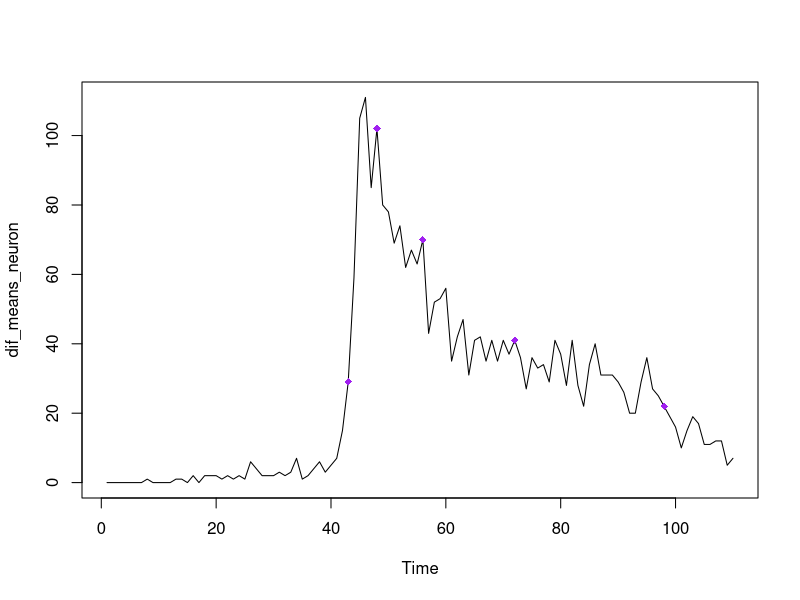
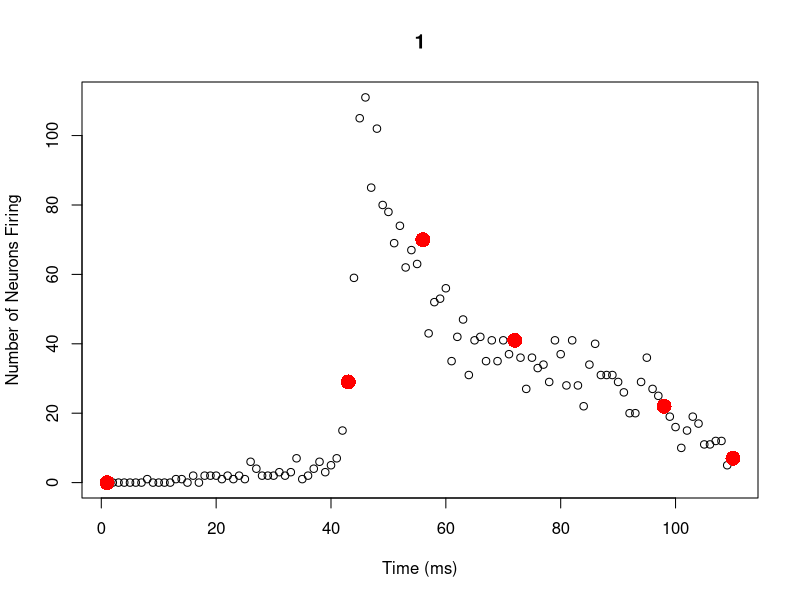
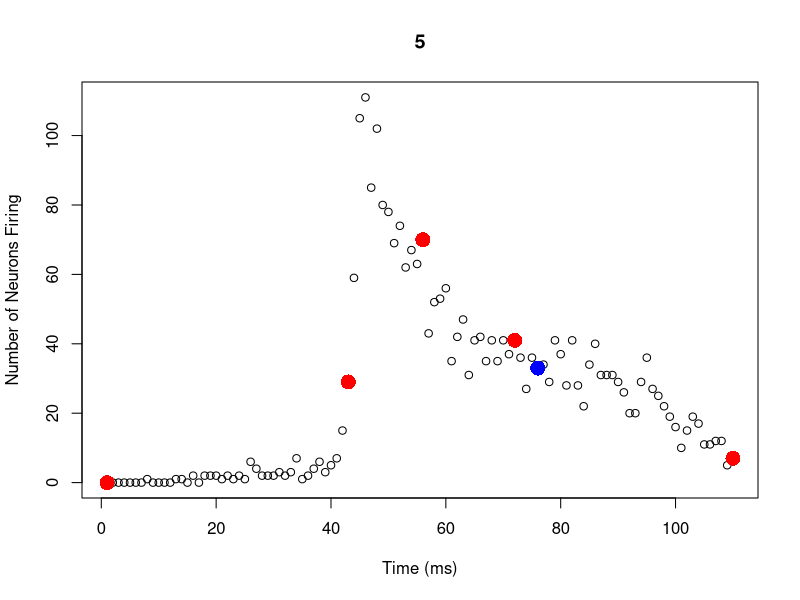
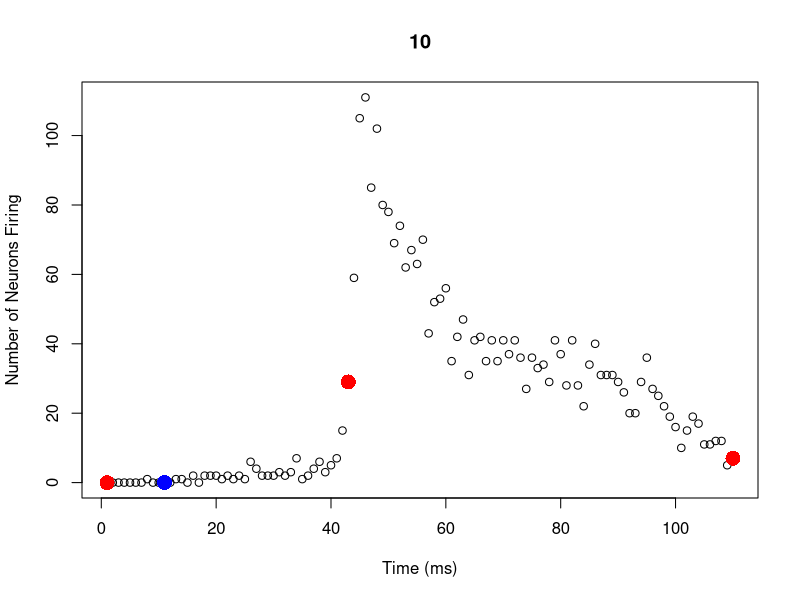
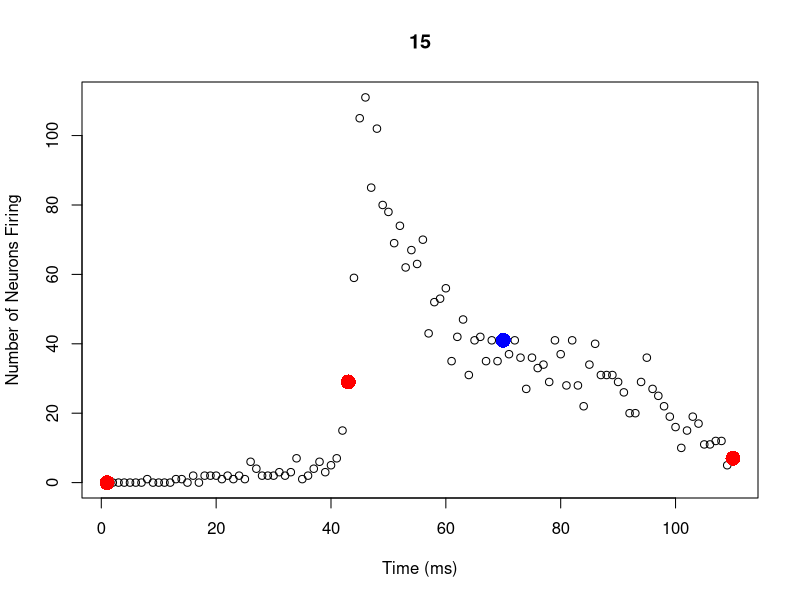
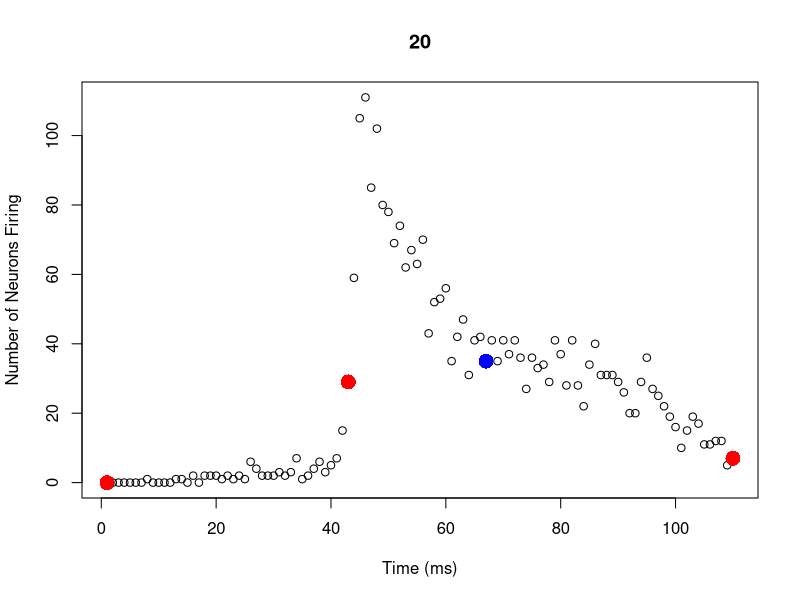
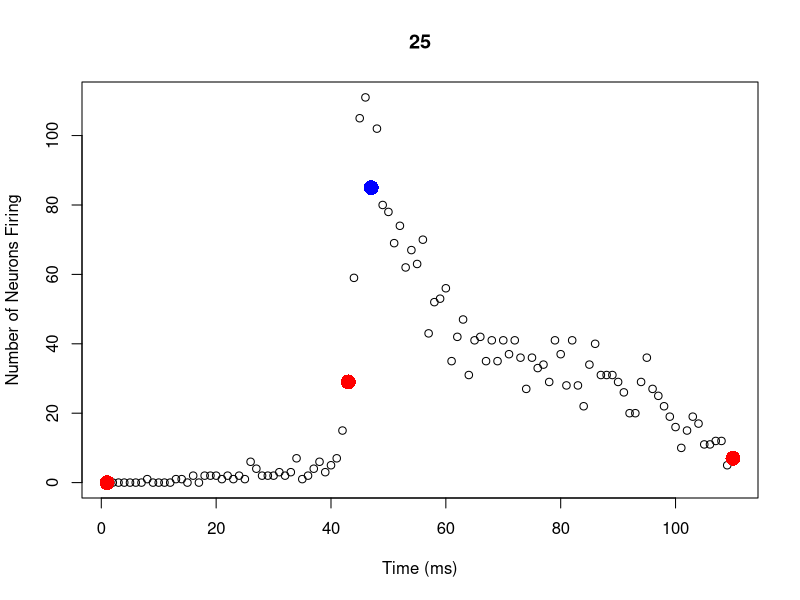
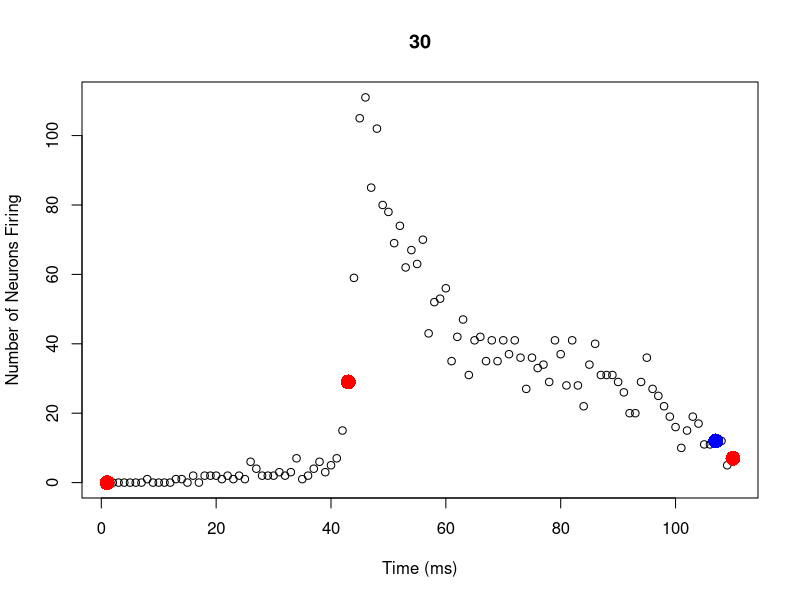

These charts were generated, in order, by the following R code:
#example of bad splines 
neuron = read.table("exampledata.txt")

new_times = c(1:110)

neuron_time = data.frame(new_times, as.numeric(neuron$V2))

library("strucchange")
dif_means_neuron<-ts(neuron_time[,2], start=1, end=110) #create time series data on only the first data 
bkpts_neuron<-breakpoints(dif_means_neuron ~ 1, breaks = 5, h=.05) #no break points 
plot(dif_means_neuron)
points(43,neuron[43,2], col="purple", pch= 18)
points(48,neuron[48,2], col="purple", pch= 18)
points(56,neuron[56,2], col="purple", pch= 18)
points(72,neuron[72,2], col="purple", pch= 18)
points(98,neuron[98,2], col="purple", pch= 18)

#---------------------------------------------------------------
prob_mmm = c(0.4,0.4)

full_data = cbind(as.numeric(rownames(neuron)), as.numeric(neuron$V2))

n = max(full_data[,1])

k_ends = c(min(full_data[,1]), bkpts_neuron$breakpoints, max(full_data[,1]))

fitMetrics<-function(k_ends, test_data){
  
  #create sum objects
  sum_sd = 0
  sum_SSE = 0
  
  #get and sum standard deviation and SSE for regressions of all intervals
  if(length(k_ends) < 3 ){
    sum_sd = sd(test_data[,2])
    model = lm(test_data[,2]~test_data[,1])
    SSE = sum(model$residuals^2)
    sum_SSE = SSE
  }else{
    for(i in 1:length(k_ends)) {
      if(k_ends[i] != 1){
        min = k_ends[i-1]
        x_values = test_data[c(min:i),1] #getting the x values in the interval
        y_values = test_data[c(min:i),2] #getting the y values in the interval
        data = data.frame(x_values, y_values) #re-making this into a dataframe 
        sum_sd = sum_sd + sd(y_values) #adding up all the standard deviations
        model = lm(y_values~x_values)
        SSE = sum(model$residuals^2)
        sum_SSE = sum_SSE + SSE #adding up all the SSEs 
      }
    }
  }
  c(sum_sd,sum_SSE)
  
}

barMake0<-function(k_ends){
  
  rand_spot = sample(k_ends[1]:k_ends[length(k_ends)], 1)
  k_ends_final = sort(c(k_ends, rand_spot))
  d = diff(k_ends_final)
  if(min(d) < 3) {
    barMake0(k_ends)
  } else {
    return(k_ends_final)
  }
  
  
}

barMurder0<-function(k_ends){
  
  k = k_ends[c(-1,-length(k_ends))]
  random_num = sample(1:length(k), 1)
  k_ends_final = k_ends[-(random_num+1)]
  k_ends_final
  
}

barMove0<-function(k_ends){
  
  k_ends_less = barMurder0(k_ends)
  k_ends_final = barMake0(k_ends_less)
  k_ends_final
  
}

all_k_new = matrix(NA, nrow=1, ncol=(n/3))
all_k_best = matrix(NA, nrow=1, ncol=(n/3))

for(i in 1:50){
  
  old_metrics = fitMetrics(k_ends, full_data)
  sigma_old = old_metrics[1]
  SSE_old = old_metrics[2]
  
  u_step = runif(1) #random number from 0 to 1 taken from a uniform distribution for selecting step
  
  if(length(k_ends) < 3 | u_step < prob_mmm[1]){
    c_step = "make"
  } else if(u_step > prob_mmm[1] & u_step < sum(prob_mmm)){
    c_step = "murder"
  } else{
    c_step = "move"
  }
  
  if(c_step == "make"){
    k_ends_new = barMake0(k_ends)
  } else if (c_step == "murder"){
    k_ends_new = barMurder0(k_ends)
  } else{
    k_ends_new = barMove0(k_ends)
  }
  
  new_metrics = fitMetrics(k_ends_new, full_data)
  sigma_new = new_metrics[1]
  SSE_new = new_metrics[2]
  
  ratio = exp((-1*n*log((sqrt(2*pi)*sigma_new)+0.00001)-(1/(2*sigma_new^2+0.00001))*SSE_new)+((n*log(sqrt(2*pi)*sigma_old)+0.00001)-(1/(2*sigma_old^2+0.00001))*SSE_old))
  u_ratio = runif(1) #random number from 0 to 1 taken from a uniform distribution 
  
  if(ratio > u_ratio) {
    choice = "new"
  } else {
    choice = "old"
  }
  
  if(choice == "new"){
    k_ends = k_ends_new
  }else{
    k_ends = k_ends
  }
  
  k_ends_new_print = c(k_ends_new, rep(NA, (n/3)-length(k_ends_new)))
  k_ends_best_print = c(k_ends, rep(NA, (n/3)-length(k_ends)))
  
  all_k_new = rbind(all_k_new, k_ends_new_print)
  all_k_best = rbind(all_k_best, k_ends_best_print)
  
  
}

all_k_new = all_k_new[-1,colSums(is.na(all_k_new))<nrow(all_k_new)]
all_k_best = all_k_best[-1,colSums(is.na(all_k_best))<nrow(all_k_best)]

all_k_new
all_k_best

plot(neuron_time, main = 1, xlab = "Time (ms)", ylab = "Number of Neurons Firing")
points(all_k_new[1,],neuron_time[all_k_new[1,],2], col="blue", pch= 16, cex = 2)
points(all_k_best[1,],neuron_time[all_k_best[1,],2], col="red", pch= 16, cex=2)
for(i in 1:9) {
  n = i * 5
  plot(neuron_time, main = n, xlab = "Time (ms)", ylab = "Number of Neurons Firing")
  points(all_k_new[n,],neuron_time[all_k_new[n,],2], col="blue", pch= 16, cex = 2)
  points(all_k_best[n,],neuron_time[all_k_best[n,],2], col="red", pch= 16, cex = 2)
}

#--------------------------------------------------------------------------
#-------Key:
# k           = breakpoint's x-axis values 
# time        = integer x-values of the entire data set 
# interations = number of runs through Metropolis hastings 
# make        = the proportion (decimal) of the make step to occuring
# murder      = the proportion (decimal) of the murder step to occuring
#note: the make and murder need to add to less then one 
bar0 = function(k, time, data, iterations, make, murder){ 
  
  prob_mmm = c(make, murder) #combining the two probabilties of make and murder that the user specifies 
  
  full_data = cbind(as.numeric(time), as.numeric(data)) #combing the time and data inputs from user
  
  n = max(full_data[,1]) #finding max value
  
  k_ends = c(min(full_data[,1]), k, max(full_data[,1])) #adding in end points to k values 
  
  fitMetrics<-function(k_ends, test_data){
    
    #create sum objects
    sum_sd = 0
    sum_SSE = 0
    
    #get and sum standard deviation and SSE for regressions of all intervals
    if(length(k_ends) < 3 ){
      sum_sd = sd(test_data[,2])
      model = lm(test_data[,2]~test_data[,1])
      SSE = sum(model$residuals^2)
      sum_SSE = SSE
    }else{
      for(i in 1:length(k_ends)) {
        if(k_ends[i] != 1){
          min = k_ends[i-1]
          x_values = test_data[c(min:i),1] #getting the x values in the interval
          y_values = test_data[c(min:i),2] #getting the y values in the interval
          data = data.frame(x_values, y_values) #re-making this into a dataframe 
          sum_sd = sum_sd + sd(y_values) #adding up all the standard deviations
          model = lm(y_values~x_values)
          SSE = sum(model$residuals^2)
          sum_SSE = sum_SSE + SSE #adding up all the SSEs 
        }
      }
    }
    c(sum_sd,sum_SSE)
  }
  
  #random make function, this makes a random point 
  barMake0<-function(k_ends){
    
    rand_spot = sample(k_ends[1]:k_ends[length(k_ends)], 1)
    k_ends_final = sort(c(k_ends, rand_spot))
    d = diff(k_ends_final)
    if(min(d) < 3) {
      barMake0(k_ends)
    } else {
      return(k_ends_final)
    }
    
  }
  
  #this function kills one breakpoint randomly 
  barMurder0<-function(k_ends){
    
    k = k_ends[c(-1,-length(k_ends))]
    random_num = sample(1:length(k), 1)
    k_ends_final = k_ends[-(random_num+1)]
    k_ends_final
    
  }
  
  #kills a point randomly and then adds a point randomly 
  barMove0<-function(k_ends){
    
    k_ends_less = barMurder0(k_ends)
    k_ends_final = barMake0(k_ends_less)
    k_ends_final
    
  }
  
  #initializing matrixes 
  ratio_data = matrix(NA, nrow=1, ncol=6)
  all_k_new = matrix(NA, nrow=1, ncol=(n/3))
  all_k_best = matrix(NA, nrow=1, ncol=(n/3))
  
  #Metroplis Hastings 
  for(i in 1:iterations){
    
    old_metrics = fitMetrics(k_ends, full_data)
    sigma_old = old_metrics[1]
    SSE_old = old_metrics[2]
    
    u_step = runif(1) #random number from 0 to 1 taken from a uniform distribution for selecting step
    
    if(length(k_ends) < 3 | u_step < prob_mmm[1]){
      c_step = "make"
    } else if(u_step > prob_mmm[1] & u_step < sum(prob_mmm)){
      c_step = "murder"
    } else{
      c_step = "move"
    }
    
    if(c_step == "make"){
      k_ends_new = barMake0(k_ends)
    } else if (c_step == "murder"){
      k_ends_new = barMurder0(k_ends)
    } else{
      k_ends_new = barMove0(k_ends)
    }
    
    new_metrics = fitMetrics(k_ends_new, full_data)
    sigma_new = new_metrics[1]
    SSE_new = new_metrics[2]
    
    ratio = exp((-1*n*log((sqrt(2*pi)*sigma_new)+0.00001)-(1/(2*sigma_new^2+0.00001))*SSE_new)+((n*log(sqrt(2*pi)*sigma_old)+0.00001)-(1/(2*sigma_old^2+0.00001))*SSE_old))
    u_ratio = runif(1) #random number from 0 to 1 taken from a uniform distribution 
    
    if(ratio > u_ratio) {
      choice = "new"
    } else {
      choice = "old"
    }
    
    if(choice == "new"){
      k_ends = k_ends_new
    }else{
      k_ends = k_ends
    }
    
    ratio_data_print = c(ratio, u_ratio, sigma_new, SSE_new, sigma_old, SSE_old)
    k_ends_new_print = c(k_ends_new, rep(NA, (n/3)-length(k_ends_new)))
    k_ends_best_print = c(k_ends, rep(NA, (n/3)-length(k_ends)))
    
    ratio_data = rbind(ratio_data, ratio_data_print)
    all_k_new = rbind(all_k_new, k_ends_new_print)
    all_k_best = rbind(all_k_best, k_ends_best_print)
    
  }
  
  #cleaning up the matrixs 
  ratio_data = ratio_data[-1,]
  all_k_new = all_k_new[-1,colSums(is.na(all_k_new))<nrow(all_k_new)]
  all_k_best = all_k_best[-1,colSums(is.na(all_k_best))<nrow(all_k_best)]
  
  #plotting 
  plot(neuron_time, main = 1, xlab = "Time (ms)", ylab = "Number of Neurons Firing")
  points(all_k_new[1,],neuron_time[all_k_new[1,],2], col="blue", pch= 16, cex = 2)
  points(all_k_best[1,],neuron_time[all_k_best[1,],2], col="red", pch= 16, cex=2)
  for(i in 1:20) {
    n = i * 5
    plot(neuron_time, main = n, xlab = "Time (ms)", ylab = "Number of Neurons Firing")
    points(all_k_new[n,],neuron_time[all_k_new[n,],2], col="blue", pch= 16, cex = 2)
    points(all_k_best[n,],neuron_time[all_k_best[n,],2], col="red", pch= 16, cex = 2)
  }
  
  #prints the results
  print(ratio_data)
  print(all_k_new)
  print(all_k_best)
  
  
  
}

#calling the function
bar0(bkpts_neuron$breakpoints, rownames(neuron), neuron$V2, 100, 0.6, 0.2)
